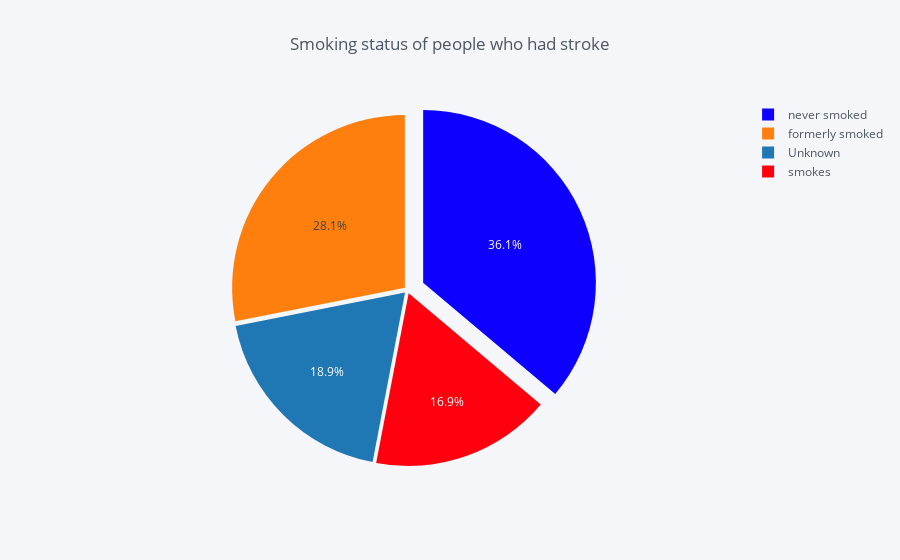

The notebook cell this image was saved under:
### Code cell
# Smoking Status of people who had stroke
smoke = stdf.groupby(stdf['smoking_status'])['stroke'].sum()
data_smoke = pd.DataFrame({'labels': smoke.index,'values': smoke.values})
data_smoke.iplot(kind='pie',labels='labels',values='values', title='Smoking status of people who had stroke', colors = colors2, 
            pull=[0.02, 0.02, 0.1, 0.02])

### Figure 1 — Plotly figure (JSON) as saved in the notebook; plotly's stock layout.template omitted (floating-point values rounded to 4 significant figures)
{"data": [{"labels": ["Unknown", "formerly smoked", "never smoked", "smokes"], "marker": {"colors": ["rgba(31, 119, 180, 1.0)", "rgba(255, 127, 14, 1.0)", "rgba(14, 0, 255, 1.0)", "rgba(255, 0, 14, 1.0)"]}, "name": "", "pull": [0.02, 0.02, 0.1, 0.02], "type": "pie", "values": [47, 70, 90, 42]}], "layout": {"legend": {"bgcolor": "#F5F6F9", "font": {"color": "#4D5663"}}, "paper_bgcolor": "#F5F6F9", "plot_bgcolor": "#F5F6F9", "title": "Smoking status of people who had stroke", "titlefont": {"color": "#4D5663"}}}
